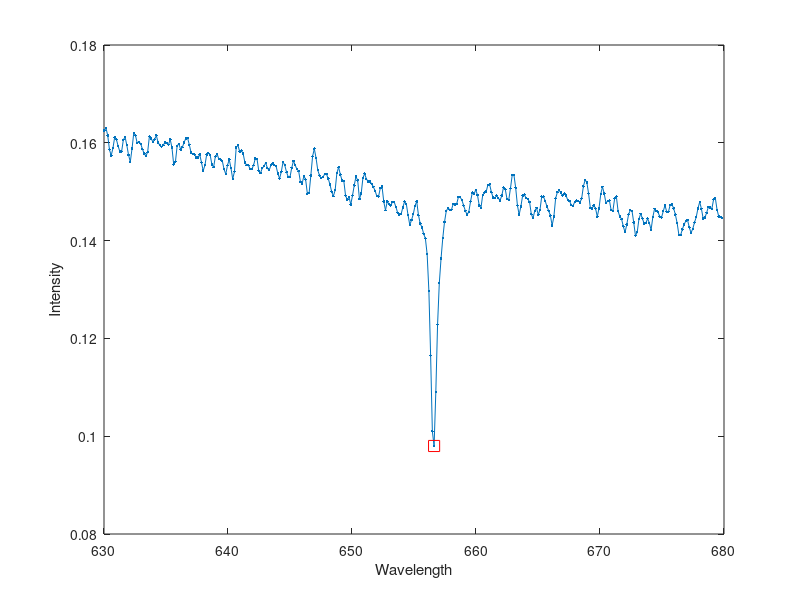

MATLAB code for this plot:
%% Project - Stellar Motion
% Instructions are in the task pane to the left. Complete and submit each task 
% one at a time.
%% 
% This code loads the data and defines measurement parameters.

load starData;
nObs = size(spectra,1)
lambdaStart = 630.02
lambdaDelta = 0.14
%% Task 1

lambdaEnd = lambdaStart + (nObs-1)*lambdaDelta
lambda = (lambdaStart:lambdaDelta:lambdaEnd)
%% Task 2 & 7

s = spectra(:,6)
%% Task 3

plot(lambda,s,".-")
xlabel("Wavelength")
ylabel("Intensity")
%% Task 4

[sHa,idx] = min(s)
lambdaHa = lambda(idx)
%% Task 5

hold on
plot(lambdaHa,sHa,"rs","MarkerSize",8)
hold off
%% Task 6

z = lambdaHa/656.28 - 1
speed = z*299792.458